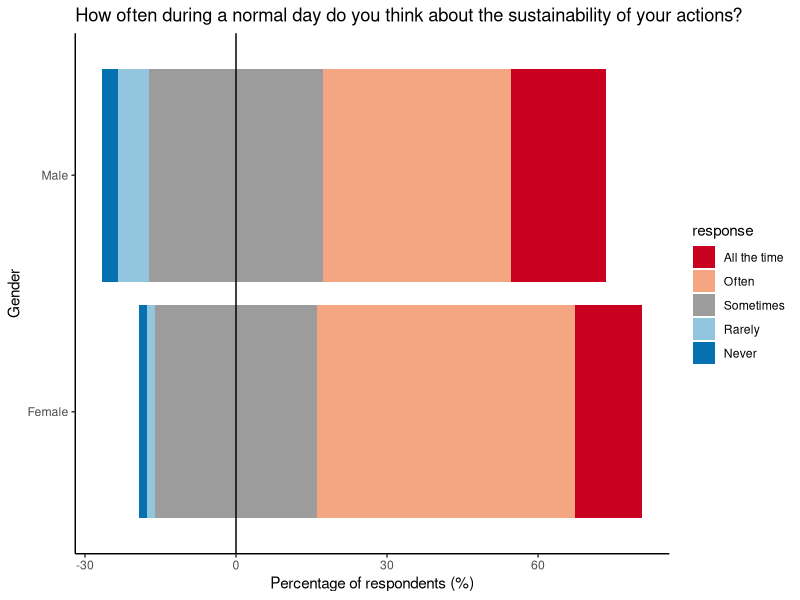
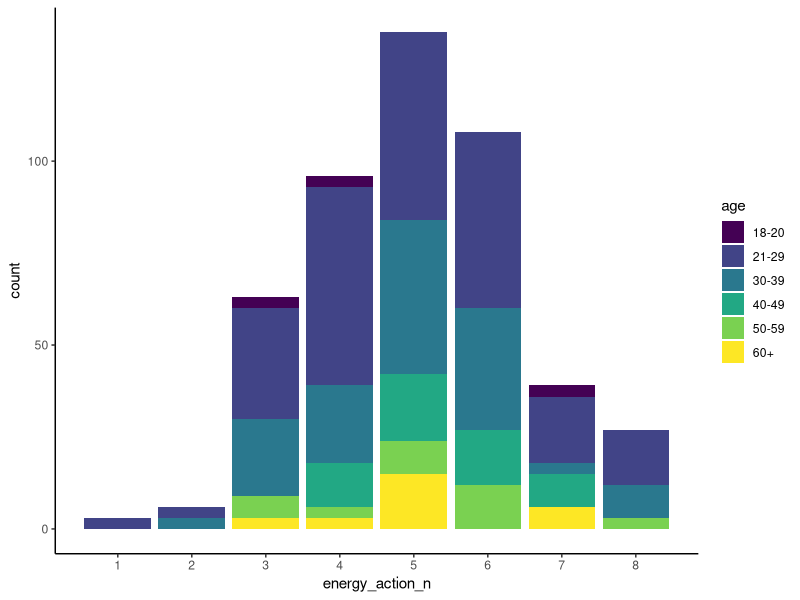
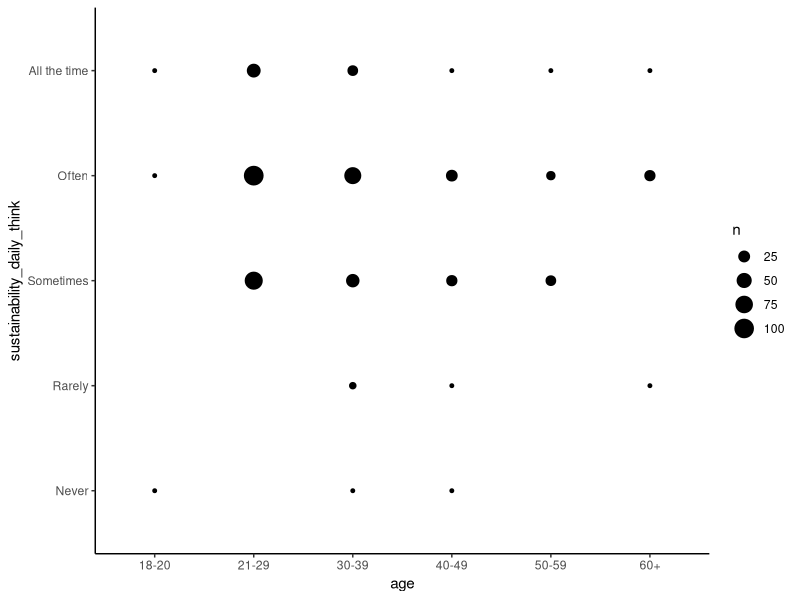
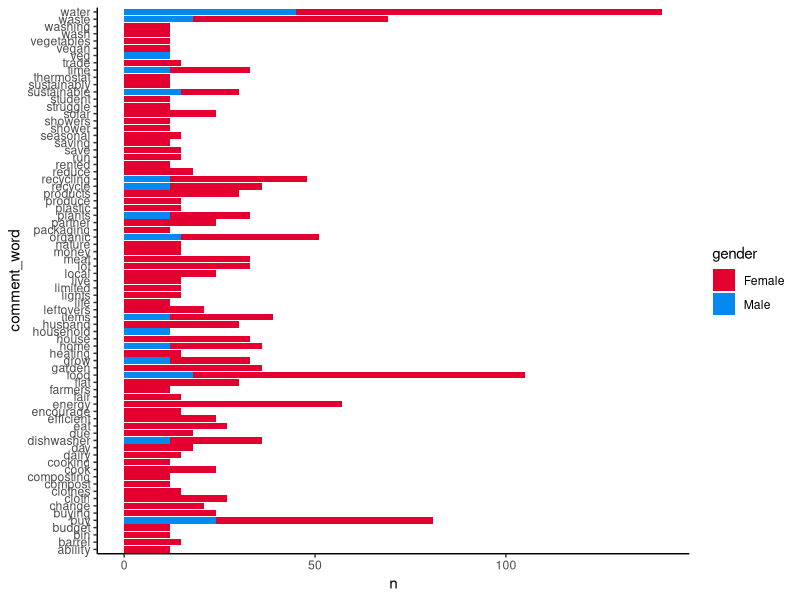
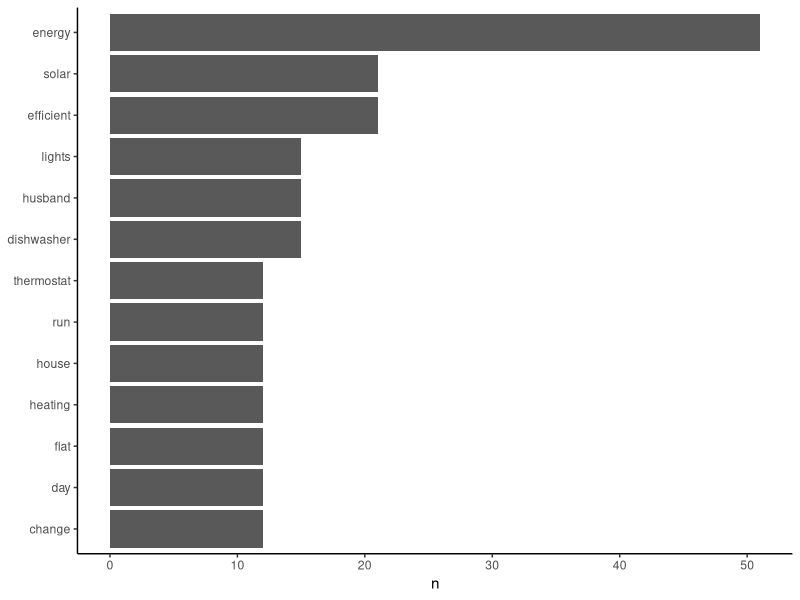
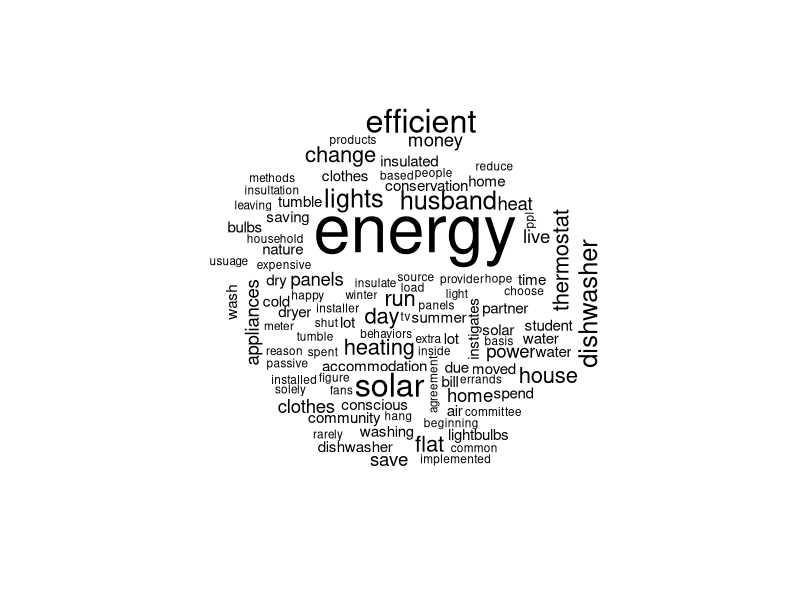

Write R code to recreate these figures, in order.
# Qualitative Data Tutorial

setwd("/Users/chungchenran/Documents/Google_Certificate/Coding_Club_R_Tutorial2/CC-Qualit-master")

install.packages("tidytext")
install.packages("wordcloud")
install.packages("viridis")

library(tidyverse)
library(RColorBrewer)
library(tidytext)
library(R.utils)
library(wordcloud)
library(viridis)

# The survey responses
sust_data <- read_csv("sust_behaviour.csv")

# A lookup table which connects each column in `sust_data` to the actual question on the survey
sust_lookup <- read_csv("sust_lookup.csv")

# A list of boring and non-useful words, bundled with `tidytext`
data(stop_words)

unique(sust_data$sustainability_daily_think)
sust_data$sustainability_daily_think <- factor(sust_data$sustainability_daily_think,
                                               levels = c("Never", "Rarely", "Sometimes", "Often", "All the time"),
                                               ordered = TRUE)

head(sust_data)

glimpse(sust_data)

unique(sust_data$housework_week)
sust_data$housework_week <- factor(sust_data$housework_week,
                                   levels = c("Less than 1 hour", "1-3 hours", "4-6 hours", "7-10 hours", "10+ hours"),
                                   ordered = TRUE)

unique(sust_data$interest_sustainability)
sust_data$interest_sustainability <- factor(sust_data$interest_sustainability,
                                            levels = c("No", "Somewhat", "Yes"),
                                            ordered = TRUE)

unique(sust_data$energy_action_often)
sust_data$energy_action_often <- factor(sust_data$energy_action_often,
                                        levels = c("Never", "Sometimes", "Often", "All the time"),
                                        ordered = TRUE)

unique(sust_data$water_action_often)
sust_data$water_action_often <- factor(sust_data$water_action_often,
                                       levels = c("Never", "Rarely", "Sometimes", "Often", "All the time"),
                                       ordered = TRUE)

unique(sust_data$food_action_often)
sust_data$food_action_often <- factor(sust_data$food_action_often,
                                      levels = c("Never", "Rarely", "Sometimes", "Often", "All the time"),
                                      ordered = TRUE)

unique(sust_data$waste_action_often)
sust_data$waste_action_often <- factor(sust_data$waste_action_often,
                                       levels = c("Rarely", "Sometimes", "Often", "All the time"),
                                       ordered = TRUE)

unique(sust_data$other_action_often)
sust_data$other_action_often <- factor(sust_data$other_action_often,
                                       levels = c("Never", "Rarely", "Sometimes", "Often", "All the time"),
                                       ordered = TRUE)

sust_data$energy_action_n <- nchar(as.character(sust_data$energy_action))

sust_lookup

sust_data$sustainability_daily_think

sust_think_summ_wide <- sust_data %>%
  group_by(gender, sustainability_daily_think) %>%  # grouping by these two variables
  tally() %>%  # counting the number of responses
  mutate(perc = n / sum(n) * 100) %>%
  dplyr::select(-n) %>%
  group_by(gender) %>%
  spread(sustainability_daily_think, perc)

sust_think_summ_hi_lo <- sust_think_summ_wide %>%
  mutate(midlow = Sometimes / 2,
         midhigh = Sometimes / 2) %>%
  dplyr::select(gender, Never, Rarely, midlow, midhigh, Often, `All the time`) %>%
  gather(key = response, value = perc, 2:7) %>%
  `colnames<-`(c("gender", "response", "perc"))

sust_think_summ_hi <- sust_think_summ_hi_lo %>%
  filter(response %in% c("All the time", "Often", "midhigh")) %>%
  mutate(response = factor(response, levels = c("All the time", "Often", "midhigh")))

sust_think_summ_lo <- sust_think_summ_hi_lo %>%
  filter(response %in% c("midlow", "Rarely", "Never")) %>%
  mutate(response = factor(response, levels = c("Never", "Rarely", "midlow")))

# Use RColorBrewer to store a preset diverging colour palette as a vector of colour codes
legend_pal <- brewer.pal(name = "RdBu", n = 5)

# Duplicate the middle value, remember that "Sometimes" is actually two groups, "midhigh" and "midlow"
#legend_pal <- insert(legend_pal, ats = 3, legend_pal[3])  # the method "insert" does not exist
legend_pal <- append(legend_pal, legend_pal[3], after = 3)

# Replace the ugly white colour for "Sometimes" with a pleasant dishwater grey
legend_pal <- gsub("#F7F7F7", "#9C9C9C", legend_pal)

# Assign names to the vector based on the colours we want for each group
names(legend_pal) <- c("All the time", "Often", "midhigh", "midlow", "Rarely", "Never" )

(plot <- ggplot() +
    geom_bar(data = sust_think_summ_hi, aes(x = gender, y=perc, fill = response), stat="identity") +
    geom_bar(data = sust_think_summ_lo, aes(x = gender, y=-perc, fill = response), stat="identity") +
    geom_hline(yintercept = 0, color =c("black")) +
    scale_fill_manual(values = legend_pal,
                      breaks = c("All the time", "Often", "midhigh", "Rarely", "Never"),
                      labels = c("All the time", "Often", "Sometimes", "Rarely", "Never")) +
    coord_flip() +
    labs(x = "Gender", y = "Percentage of respondents (%)") +
    ggtitle(sust_lookup$survey_question[sust_lookup$column_title == "sustainability_daily_think"]) +
    theme_classic())

(barchart <- ggplot(sust_data, aes(x =energy_action_n, fill = age)) +
    geom_bar() +
    scale_fill_viridis_d() +
    scale_x_continuous(breaks = seq(1:8)) +
    theme_classic())

sust_bubble <- sust_data %>%
  group_by(age, sustainability_daily_think) %>%
  tally()

(bubbleplot <- ggplot(sust_bubble, aes(x = age, y = sustainability_daily_think)) +
    geom_point(aes(size = n)) +
    theme_classic())

head(sust_data$energy_action_comment, 20)

sust_comm_gather <- sust_data %>%
  dplyr::select(id, gender, energy_action_comment,
                food_action_comment, water_action_comment,
                waste_action_comment, other_action_comment) %>%
  gather(action, comment, -id, -gender) %>%
  mutate(comment = as.character(comment))

sust_comm_tidy <- sust_comm_gather %>%
  unnest_tokens(output = comment_word,
                input = comment) %>%
  filter(!(is.na(comment_word)),
         is.na(as.numeric(comment_word)),
         !(comment_word %in% stop_words$word)) %>%
  group_by(gender, comment_word) %>%
  summarise(n = n()) %>%
  ungroup() %>%
  filter(n > 10)

male_female_pal <- c("#0389F0", "#E30031")
names(male_female_pal) <- c("Male", "Female")

(occurrence <- ggplot(sust_comm_tidy, aes(x = comment_word, y = n, fill = gender)) +
    geom_bar(stat = "identity") +
    coord_flip() +
    scale_fill_manual(values = male_female_pal) +
    theme_classic())

tidy_energy_often_comment <- sust_data %>%
  mutate(energy_action_comment = as.character(energy_action_comment)) %>%
  unnest_tokens(output = energy_action_comment_word,
                input = energy_action_comment) %>%
  filter(!(is.na(energy_action_comment_word)),
         is.na(as.numeric(energy_action_comment_word)),
         !(energy_action_comment_word %in% stop_words$word)) %>%
  group_by(gender, energy_action_comment_word) %>%
  summarise(n = n()) %>%
  ungroup()

tidy_energy_often_comment_summ <- tidy_energy_often_comment %>%
  filter(n > 10) %>%
  mutate(energy_action_comment_word = reorder(energy_action_comment_word, n ))

(most_common_plot <- ggplot(tidy_energy_often_comment_summ, aes(x = energy_action_comment_word, y = n)) +
    geom_col() +
    xlab(NULL) +  # this means we don't want an axis title
    coord_flip() +
    theme_classic())

tidy_energy_often_comment %>%
  with(wordcloud(words = energy_action_comment_word, freq = n, max.words = 100))

gender_think_chi <- chisq.test(sust_data$gender, sust_data$sustainability_daily_think)
gender_think_chi

energy_action_pois <- glm(energy_action_n ~ gender, family = "poisson", data = sust_data)
summary(energy_action_pois)

energy_action_pois_int <- glm(energy_action_n ~ gender * age, family = "poisson", data = sust_data)
summary(energy_action_pois_int)
